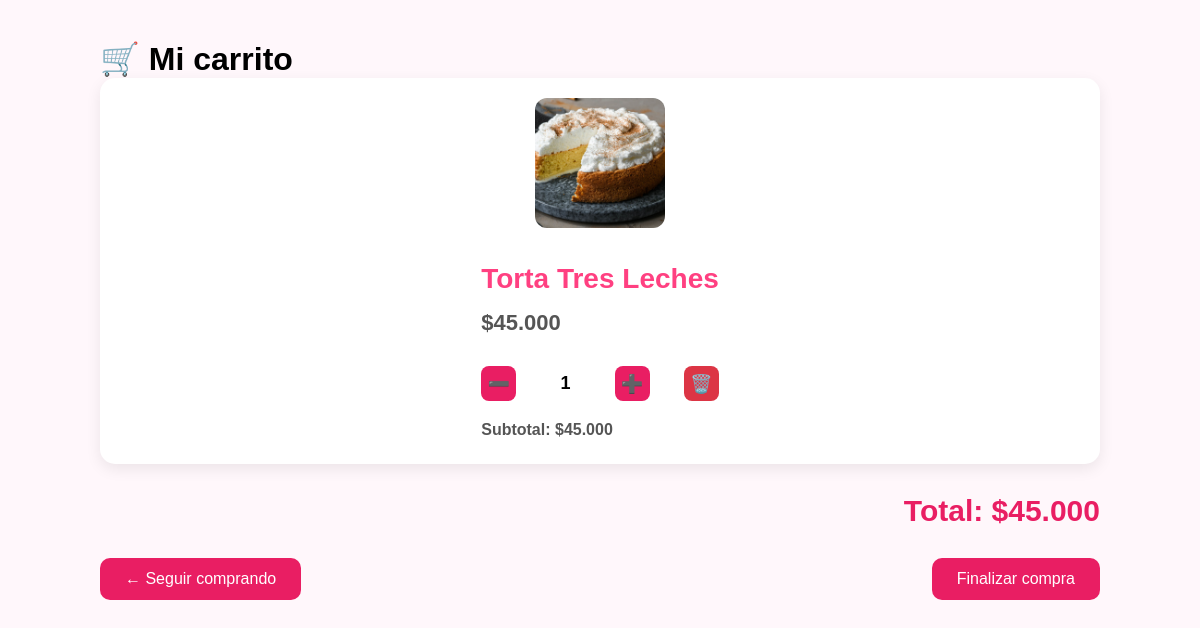
The app's page /carrito/carrito.php (signed in) with its own data.
### tables this page shows
CREATE TABLE `carrito` (
  `id_carrito` int(11) NOT NULL,
  `id_usuario` int(11) NOT NULL,
  `id_producto` int(11) NOT NULL,
  `cantidad` int(11) DEFAULT 1,
  `fecha` timestamp NOT NULL DEFAULT current_timestamp()
);

CREATE TABLE `productos` (
  `id_producto` int(11) NOT NULL,
  `nombre_producto` varchar(100) NOT NULL,
  `descripcion` text DEFAULT NULL,
  `tipo_ponque` varchar(50) DEFAULT NULL,
  `stock` int(11) NOT NULL,
  `imagen` varchar(255) DEFAULT NULL,
  `id_categoria` int(11) DEFAULT NULL,
  `id_tamano` int(11) DEFAULT NULL
);

CREATE TABLE `precios` (
  `id_precio` int(11) NOT NULL,
  `id_producto` int(11) NOT NULL,
  `precio` decimal(10,2) NOT NULL
);

### carrito/carrito.php (the view, shortened to what this page needs)
<?php
include("../conexion.php");
$id_usuario = $_SESSION["id_usuario"];
$sql = "SELECT
            c.id_carrito,
            c.cantidad,
            p.id_producto,
            p.nombre_producto,
            p.imagen,
            pr.precio
        FROM carrito c
        INNER JOIN productos p
            ON c.id_producto = p.id_producto
        INNER JOIN precios pr
            ON p.id_producto = pr.id_producto
        WHERE c.id_usuario = ?";
$stmt = mysqli_prepare($conexion, $sql);
mysqli_stmt_bind_param($stmt, "i", $id_usuario);
mysqli_stmt_execute($stmt);
$resultado = mysqli_stmt_get_result($stmt);
$total = 0;
?>
<!DOCTYPE html>
<html lang="es">
<head>
<link rel="stylesheet" href="../css/estilo.css">
</head>
<body>
<div class="contenedor">
<h1>🛒 Mi carrito</h1>
<?php while($fila = mysqli_fetch_assoc($resultado)){ ?>
<?php
$subtotal = $fila["precio"] * $fila["cantidad"];
$total += $subtotal;
?>
<div class="producto">
    <img src="../img/img2/<?= $fila["imagen"]; ?>">
    <div class="info">
        <h2><?= $fila["nombre_producto"]; ?></h2>
        <p class="precio">
            $<?= number_format($fila["precio"],0,",","."); ?>
        </p>
        <div class="acciones">
            <a href="disminuir.php?id=<?= $fila['id_producto']; ?>" class="btn">➖</a>
            <span class="cantidad"><?= $fila["cantidad"]; ?></span>
            <a href="aumentar.php?id=<?= $fila['id_producto']; ?>" class="btn">➕</a>
            <a href="eliminar.php?id=<?= $fila['id_producto']; ?>" class="btn eliminar">🗑️</a>
        </div>
        <p class="subtotal">
            Subtotal:
            $<?= number_format($subtotal,0,",","."); ?>
        </p>
    </div>
</div>
<?php } ?>
<div class="total">
Total:
$<?= number_format($total,0,",","."); ?>
</div>
<div class="botones">
    <a href="../index.php" class="boton">
        ← Seguir comprando
    </a>
    <a href="#" class="boton">
        Finalizar compra
    </a>
</div>
</div>
</body>
</html>

### css/estilo.css (style rules this page uses)
* { margin:0; padding:0; box-sizing: border-box; font-family: Arial, Helvetica, sans-serif; }
body { background: #ffe6f0; position: relative; overflow-x: hidden; }
.producto { background: #fff; border-radius: 18px; overflow: hidden; box-shadow: 0 8px 20px rgba(0,0,0,.15); transition: .3s; display: flex; flex-direction: column; }
.producto img { width:100%; height:220px; object-fit:cover; }
.producto p { margin:5px 15px; color:#555; }
.producto h2, .producto h3:last-of-type { color:#ff4081; margin:15px; font-size:28px; }
.acciones { display:flex; justify-content:space-between; align-items:center; padding:15px; margin-top:auto; }

### carrito/carrito.php (style rules this page uses)
body { font-family: Arial, sans-serif; background:#fff7fb; }
.contenedor { width:90%; max-width:1000px; margin:40px auto; }
.producto { display:flex; align-items:center; gap:20px; background:white; border-radius:15px; padding:20px; margin-bottom:20px; box-shadow:0 5px 15px rgba(0,0,0,.08); }
.producto img { width:130px; height:130px; object-fit:cover; border-radius:12px; }
.info { flex:1; }
.precio { color:#e91e63; font-size:22px; font-weight:bold; }
.subtotal { font-weight:bold; margin-top:10px; }
.total { text-align:right; font-size:30px; font-weight:bold; color:#e91e63; margin-top:30px; }
.botones { margin-top:30px; display:flex; justify-content:space-between; }
.boton { background:#e91e63; color:white; text-decoration:none; padding:12px 25px; border-radius:10px; }
.acciones { display:flex; align-items:center; gap:10px; margin-top:15px; }
.btn { text-decoration:none; background:#e91e63; color:white; width:35px; height:35px; border-radius:8px; display:flex; justify-content:center; align-items:center; font-size:18px; transition:.2s; }
.eliminar { background:#dc3545; }
.cantidad { min-width:30px; text-align:center; font-weight:bold; font-size:18px; }

### records on screen
carrito: id_producto.imagen (picture), id_producto.nombre_producto "Torta Tres Leches", precios.precio "45.000", cantidad "1", cantidad.precio "45.000"

### other values on screen
$total "45.000"
